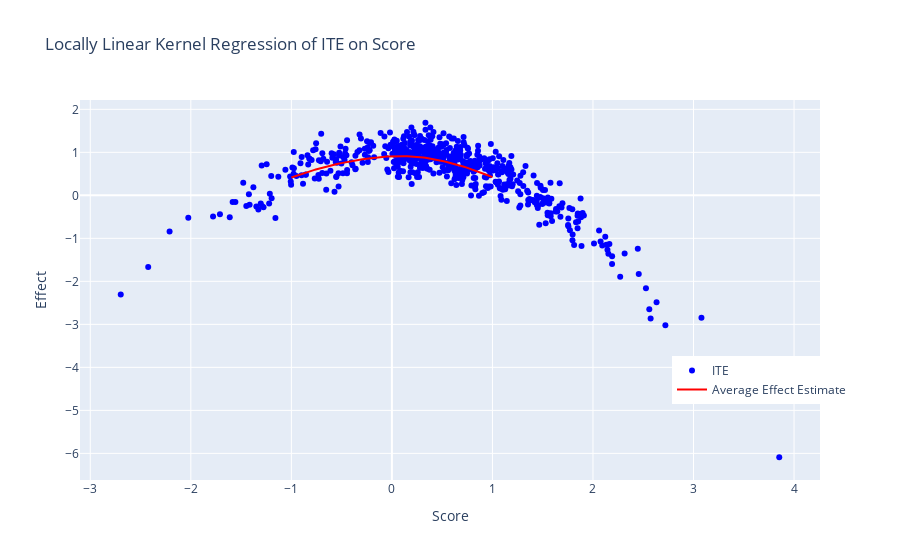

The notebook cell saved with this chart:
### Markdown cell above
### Oracle Values and Comparisons

As in the sharp design, the ITEs can be used to obtain an oracle estimator at the cutoff.

Remark that in the fuzzy design (ADD Assumptions), we can interpret the ratio as the treatment effect on compliers such that we have to restrict the oracle computation on the corresponding subpoipulation.

### Code cell
complier_mask = ((data_dict["score"] < 0) & (data_dict["D"] == False)) | ((data_dict["score"] > 0) & (data_dict["D"] == True))
ite = data_dict['oracle_values']['Y1'][complier_mask] - data_dict['oracle_values']['Y0'][complier_mask]
score = data_dict['score'][complier_mask]

oracle_model = KernelReg(endog=ite, exog=score, reg_type='ll', var_type='c', ckertype='gaussian')

score_grid = np.linspace(-1, 1, 100)
oracle_effects_fuzzy, _ = oracle_model.fit(score_grid)

scatter = go.Scatter(
    x=score,
    y=ite,
    mode='markers',
    name='ITE',
    marker=dict(color='blue')
)
line = go.Scatter(
    x=score_grid,
    y=oracle_effects_fuzzy,
    mode='lines',
    name='Average Effect Estimate',
    line=dict(color='red')
)


fig = go.Figure(data=[scatter, line])
fig.update_layout(
    title='Locally Linear Kernel Regression of ITE on Score',
    xaxis_title='Score',
    yaxis_title='Effect',
    legend=dict(x=0.8, y=0.2)
)

print(f"The oracle ATE on compliers is estimated as {oracle_model.fit([0])[0][0]} at the cutoff c={0}.")

fig.show()

### Figure 1 — Plotly figure (JSON) as saved in the notebook; plotly's stock layout.template omitted (floating-point values rounded to 4 significant figures; data arrays with more than 128 entries replaced by an {"elided": "..."} marker saying what was removed)
{"data": [{"marker": {"color": "blue"}, "mode": "markers", "name": "ITE", "type": "scatter", "x": {"elided": "601 float values"}, "y": {"elided": "601 float values"}}, {"line": {"color": "red"}, "mode": "lines", "name": "Average Effect Estimate", "type": "scatter", "x": [-1, -0.9798, -0.9596, -0.9394, -0.9192, -0.899, -0.8788, -0.8586, -0.8384, -0.8182, -0.798, -0.7778, -0.7576, -0.7374, -0.7172, -0.697, -0.6768, -0.6566, -0.6364, -0.6162, -0.596, -0.5758, -0.5556, -0.5354, -0.5152, -0.4949, -0.4747, -0.4545, -0.4343, -0.4141, -0.3939, -0.3737, -0.3535, -0.3333, -0.3131, -0.2929, -0.2727, -0.2525, -0.2323, -0.2121, -0.1919, -0.1717, -0.1515, -0.1313, -0.1111, -0.09091, -0.07071, -0.05051, -0.0303, -0.0101, 0.0101, 0.0303, 0.05051, 0.07071, 0.09091, 0.1111, 0.1313, 0.1515, 0.1717, 0.1919, 0.2121, 0.2323, 0.2525, 0.2727, 0.2929, 0.3131, 0.3333, 0.3535, 0.3737, 0.3939, 0.4141, 0.4343, 0.4545, 0.4747, 0.4949, 0.5152, 0.5354, 0.5556, 0.5758, 0.596, 0.6162, 0.6364, 0.6566, 0.6768, 0.697, 0.7172, 0.7374, 0.7576, 0.7778, 0.798, 0.8182, 0.8384, 0.8586, 0.8788, 0.899, 0.9192, 0.9394, 0.9596, 0.9798, 1], "y": [0.4146, 0.4318, 0.4487, 0.4653, 0.4815, 0.4974, 0.513, 0.5283, 0.5433, 0.5579, 0.5723, 0.5863, 0.6001, 0.6135, 0.6267, 0.6396, 0.6522, 0.6645, 0.6766, 0.6883, 0.6999, 0.7111, 0.7221, 0.7328, 0.7432, 0.7534, 0.7633, 0.773, 0.7823, 0.7914, 0.8003, 0.8088, 0.8171, 0.8251, 0.8328, 0.8402, 0.8473, 0.8541, 0.8606, 0.8667, 0.8725, 0.878, 0.8831, 0.8878, 0.8922, 0.8961, 0.8997, 0.9028, 0.9055, 0.9078, 0.9096, 0.9109, 0.9118, 0.9122, 0.9122, 0.9116, 0.9105, 0.9089, 0.9068, 0.9042, 0.9011, 0.8975, 0.8933, 0.8886, 0.8834, 0.8777, 0.8715, 0.8648, 0.8575, 0.8498, 0.8416, 0.8329, 0.8237, 0.8141, 0.804, 0.7935, 0.7825, 0.771, 0.7592, 0.7469, 0.7342, 0.7211, 0.7076, 0.6937, 0.6795, 0.6648, 0.6498, 0.6344, 0.6186, 0.6025, 0.586, 0.5692, 0.552, 0.5345, 0.5167, 0.4985, 0.48, 0.4612, 0.442, 0.4225]}], "layout": {"legend": {"x": 0.8, "y": 0.2}, "title": {"text": "Locally Linear Kernel Regression of ITE on Score"}, "xaxis": {"title": {"text": "Score"}}, "yaxis": {"title": {"text": "Effect"}}}}
